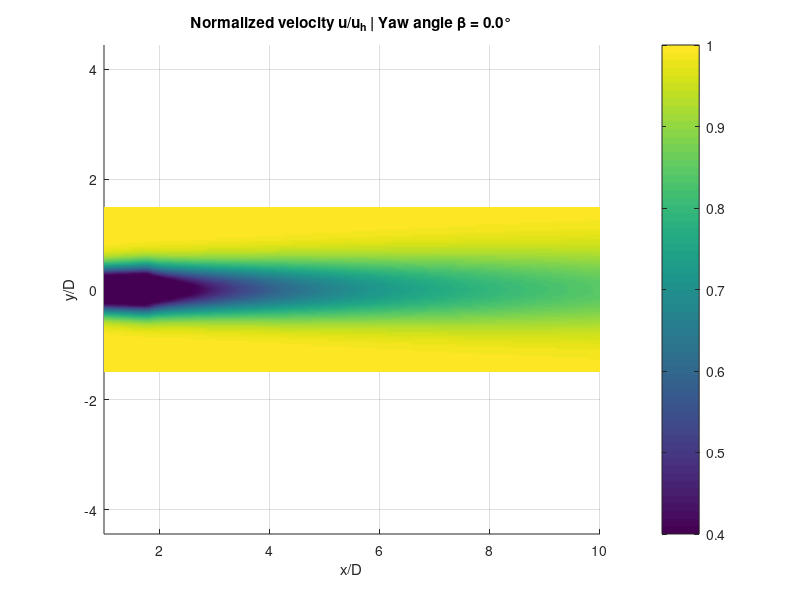

The MATLAB source for this figure: (Note: this script raises an error after producing the figure.)
%implementation of Mohammadi et al.:
%https://www.mdpi.com/1996-1073/15/23/9135
%GIF Animation sweeping beta from 0 to 30 degrees
close all
clear all

function params = load_params(beta_deg)
    params.numxpoints = 100;
    params.numypoints = 100;
    params.numzpoints = 1;
    params.R = 63; %rotor radius
    params.D = params.R * 2;
    params.z_hub = 90; %hub height
    params.xlim_min = 1.*params.D;
    params.xlim_max = 10.*params.D;
    params.ylim_min = -1.5.*params.D;
    params.ylim_max = 1.5.*params.D;
    params.zlim_min = params.z_hub;
    params.zlim_max = params.z_hub;
    params.xrange = linspace(params.xlim_min, params.xlim_max, params.numxpoints);
    params.yrange = linspace(params.ylim_min, params.ylim_max, params.numypoints);
    params.zrange = linspace(params.zlim_min, params.zlim_max, params.numzpoints);
    params.CT = 0.66; %torque coeff.
    params.beta = deg2rad(beta_deg); %yaw angle (now parametric)
    params.u_hub = 8; %m./s, hub inflow vel.
    params.u_in = linspace(8,8, params.numzpoints);
    params.u_star = 0.4; %friction velocity
    params.lambda = 7.5; %tip-speed ratio
    params.k = 0.6 .* params.u_star ./ params.u_hub;
    params.alpha_gradient = 0;
    params.z_relative = params.zrange - params.z_hub;
    params.alpha = deg2rad(params.alpha_gradient * params.z_relative);
    params.angle_tolerance = 1e-10;
end

% Animation parameters
beta_values = linspace(0, 30, 31); % 0 to 30 degrees, 31 frames
gif_filename = 'wake_yaw_sweep.gif';
frame_delay = 0.1; % seconds between frames

% Create figure
fig = figure('Color','w', 'Position', [100 100 800 600]);

for frame_idx = 1:length(beta_values)
    beta_current = beta_values(frame_idx);

    % Load parameters with current beta
    params = load_params(beta_current);

    % Generate grid
    [X, Y] = ndgrid(params.xrange, params.yrange);
    X_vec = X(:); 
    Y_vec = Y(:);

    % Preallocate flowfield
    flowfield = zeros(params.numxpoints, params.numypoints, params.numzpoints);

    % Compute flowfield (z loop)
    for z_idx = 1:params.numzpoints
        z = params.zrange(z_idx);
        alpha = params.alpha(z_idx);
        gamma = params.beta + alpha;

        % eq 3
        A_star = (1 + sqrt(1- params.CT .* cos(gamma).^2) ) ./ (2.*sqrt(1- params.CT .* cos(gamma).^2));

        % eq 4
        xi_0_hat = params.R .* sqrt(A_star);

        % Build rotation matrix
        rotmtx = [cos(alpha), sin(alpha); -sin(alpha), cos(alpha)];

        % Veered directions
        XYv_vec = [X_vec Y_vec] * rotmtx;
        Xv_vec = XYv_vec(:,1);
        Yv_vec = XYv_vec(:,2);

        % eq 5: determine dimless time 
        t_hat = -1.44 .* (params.u_in(z_idx) ./ params.u_star) .* (params.R ./ xi_0_hat) .* ...
                 (params.CT .* cos(gamma)^2 .* sin(gamma)) .* ...
                 (1 - exp(-0.35 .* (params.u_star ./ params.u_in(z_idx)) .* (Xv_vec ./ params.R)) );

        % eq 6: normalized wake center
        sgn_t_hat = sign(t_hat);
        abs_t_hat = abs(t_hat);
        num = (pi - 1) .* abs_t_hat.^3 + 2 .* sqrt(3).*pi^2 .* t_hat.^2 + 48.*(pi - 1)^2 .* abs_t_hat;
        den = 2.*pi.*(pi - 1).*t_hat.^2 + 4 .* sqrt(3) .*pi^2 .* abs_t_hat + 96.*(pi - 1)^2;
        y_hat_c = (num ./ den) .* sgn_t_hat - (2./pi) .* t_hat ./ (((z + params.z_hub)./xi_0_hat).^2 - 1);

        % eq 7: lateral wake center
        y_c = y_hat_c .* xi_0_hat;

        % eq 8: polar angle theta calc
        theta = atan((z - params.z_hub) ./ (Yv_vec - y_c));

        % eq 9: initial wake shape
        xi_0 = xi_0_hat .* abs(cos(gamma)) ./ sqrt(1 - sin(gamma).^2 .* sin(theta).^2 );

        if gamma < params.angle_tolerance
            chi = 0;
            xi_hat = ones(size(theta));
        else
            % eq 12: chi rotation rate calc
            chi = 1 ./ (params.lambda * sin(gamma));

            % eq 11: analytical params
            a = 1.263.*cos(0.33.*chi);
            c1 = 0.5 .* tanh(t_hat.^2 ./ (4.*a) );
            c2 = (-1/3) .* tanh( t_hat.^3 ./ (8.*a) );
            c3 = (-1/4) .* tanh( t_hat.^3 ./ (8.*a) );
            c4 = (-1/6) .* tanh( t_hat.^4 ./ (16.*a) );
            c5 = (5/16) .* tanh( t_hat.^4 ./ (16.*a) );
            c6 = (-5/48) .* tanh( t_hat.^4 ./ (16.*a) );
            c7 = (7/48) .* tanh( t_hat.^4 ./ (16.*a) );
            xi_hat = 1 - a*( c1.*cos(2.*theta)... 
                            + c2.*chi.*sin(2.*theta)...
                            + c3.*cos(3.*theta)...
                            + c4.*chi.^2.*cos(2.*theta)...
                            + c5.*chi.*sin(3.*theta)...
                            + c6.*cos(2.*theta)...
                            + c7.*cos(4.*theta) );
        end

        % eq 10: wake shape function
        xi = xi_0 .* xi_hat;

        % eq 13: wake width calculation
        sigma = params.k .* Xv_vec + 0.4 .* xi;
        sigma_hat_squared = (params.k .* Xv_vec + 0.4 .* xi_0_hat ) .* (params.k .* Xv_vec + 0.4 .* xi_0_hat .* cos(gamma));
        ratio = (params.R.^2 .* params.CT .* cos(gamma).^3) ./ (2 .* sigma_hat_squared);
        ratio = min(ratio, 0.9999);       
        C = 1 - sqrt(1 - ratio);
        dU_vec = C .* params.u_in(z_idx) .* exp(-(  (Yv_vec - y_c).^2   + (z-params.z_hub).^2  ) ./ (2 .* sigma.^2   ));
        dU = reshape(dU_vec, size(X));
        U = params.u_in(z_idx) - dU;
        flowfield(:,:,z_idx) = U;
    end

    % Plot current frame
    clf(fig);
    z_idx = 1;
    surf(X./params.D, Y./params.D, flowfield(:,:,z_idx) ./ params.u_hub);
    shading interp; view(2);
    xlabel('x/D'); ylabel('y/D');
    title(sprintf('Normalized velocity u/u_h | Yaw angle β = %.1f°', beta_current));
    colorbar; axis equal tight;
    caxis([0.4 1.0]); % Fixed colorbar range for consistency
    grid on;

    % Capture frame
    drawnow;
    frame = getframe(fig);
    im = frame2im(frame);
    [imind,cm] = rgb2ind(im,256);

    % Write to GIF
    if frame_idx == 1
        imwrite(imind, cm, gif_filename, 'gif', 'Loopcount', inf, 'DelayTime', frame_delay);
    else
        imwrite(imind, cm, gif_filename, 'gif', 'WriteMode', 'append', 'DelayTime', frame_delay);
    end

    fprintf('Frame %d/%d complete (β = %.1f°)\n', frame_idx, length(beta_values), beta_current);
end

fprintf('\nGIF saved as: %s\n', gif_filename);
close(fig);